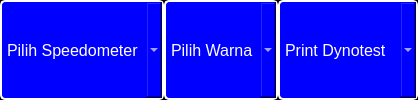
                     <widget class="QFrame" name="frame_17">
                      <property name="sizePolicy">
                       <sizepolicy hsizetype="Expanding" vsizetype="Expanding">
                        <horstretch>0</horstretch>
                        <verstretch>0</verstretch>
                       </sizepolicy>
                      </property>
                      <property name="styleSheet">
                       <string notr="true">background-color: rgb(0, 0, 0);</string>
                      </property>
                      <property name="frameShape">
                       <enum>QFrame::NoFrame</enum>
                      </property>
                      <property name="frameShadow">
                       <enum>QFrame::Raised</enum>
                      </property>
                      <layout class="QHBoxLayout" name="horizontalLayout_11">
                       <property name="spacing">
                        <number>0</number>
                       </property>
                       <property name="leftMargin">
                        <number>0</number>
                       </property>
                       <property name="topMargin">
                        <number>0</number>
                       </property>
                       <property name="rightMargin">
                        <number>0</number>
                       </property>
                       <property name="bottomMargin">
                        <number>0</number>
                       </property>
                       <item>
                        <widget class="QComboBox" name="pilih_speedometer">
                         <property name="sizePolicy">
                          <sizepolicy hsizetype="Expanding" vsizetype="Expanding">
                           <horstretch>0</horstretch>
                           <verstretch>0</verstretch>
                          </sizepolicy>
                         </property>
                         <property name="font">
                          <font>
                           <pointsize>-1</pointsize>
                          </font>
                         </property>
                         <property name="styleSheet">
                          <string notr="true">QComboBox {
    color: rgb(255, 255, 255); /* Warna teks */
    background-color: rgb(0, 0, 255); /* Warna latar belakang */
    border: 2px solid white; /* Border putih */
    border-radius: 5px; /* Sudut membulat */
    padding: 5px; /* Padding internal */
    font-size: 16px; /* Ukuran font */
}

QComboBox:hover {
    background-color: rgb(0, 102, 255); /* Warna saat hover */
}

QComboBox QAbstractItemView {
    color: rgb(0, 0, 0); /* Warna teks dalam dropdown */
    background-color: rgb(255, 255, 255); /* Warna latar dropdown */
    selection-background-color: rgb(0, 102, 255); /* Warna pilihan yang disorot */
    selection-color: rgb(255, 255, 255); /* Warna teks pilihan yang disorot */
    border: 1px solid rgb(200, 200, 200); /* Border dropdown */
    padding: 3px;
    font-size: 12px;
}
</string>
                         </property>
                         <item>
                          <property name="text">
                           <string>Pilih Speedometer</string>
                          </property>
                         </item>
                         <item>
                          <property name="text">
                           <string>RPM</string>
                          </property>
                         </item>
                         <item>
                          <property name="text">
                           <string>Power (W)</string>
                          </property>
                         </item>
                         <item>
                          <property name="text">
                           <string>Torsi (Nm)</string>
                          </property>
                         </item>
                        </widget>
                       </item>
                       <item>
                        <widget class="QComboBox" name="pilih_warna">
                         <property name="sizePolicy">
                          <sizepolicy hsizetype="Expanding" vsizetype="Expanding">
                           <horstretch>0</horstretch>
                           <verstretch>0</verstretch>
                          </sizepolicy>
                         </property>
                         <property name="font">
                          <font>
                           <pointsize>-1</pointsize>
                          </font>
                         </property>
                         <property name="styleSheet">
                          <string notr="true">QComboBox {
    color: rgb(255, 255, 255); /* Warna teks */
    background-color: rgb(0, 0, 255); /* Warna latar belakang */
    border: 2px solid white; /* Border putih */
    border-radius: 5px; /* Sudut membulat */
    padding: 5px; /* Padding internal */
    font-size: 16px; /* Ukuran font */
}

QComboBox:hover {
    background-color: rgb(0, 102, 255); /* Warna saat hover */
}

QComboBox QAbstractItemView {
    color: rgb(0, 0, 0); /* Warna teks dalam dropdown */
    background-color: rgb(255, 255, 255); /* Warna latar dropdown */
    selection-background-color: rgb(0, 102, 255); /* Warna pilihan yang disorot */
    selection-color: rgb(255, 255, 255); /* Warna teks pilihan yang disorot */
    border: 1px solid rgb(200, 200, 200); /* Border dropdown */
    padding: 3px;
    font-size: 12px;
}
</string>
                         </property>
                         <item>
                          <property name="text">
                           <string>Pilih Warna</string>
                          </property>
                         </item>
                         <item>
                          <property name="text">
                           <string>Biru</string>
                          </property>
                         </item>
                         <item>
                          <property name="text">
                           <string>Merah</string>
                          </property>
                         </item>
                         <item>
                          <property name="text">
                           <string>Hijau</string>
                          </property>
                         </item>
                         <item>
                          <property name="text">
                           <string>Kuning</string>
                          </property>
                         </item>
                         <item>
                          <property name="text">
                           <string>Ungu</string>
                          </property>
                         </item>
                         <item>
                          <property name="text">
                           <string>Ocean</string>
                          </property>
                         </item>
                         <item>
                          <property name="text">
                           <string>Sunset</string>
                          </property>
                         </item>
                         <item>
                          <property name="text">
                           <string>Midnight</string>
                          </property>
                         </item>
                         <item>
                          <property name="text">
                           <string>Neon</string>
                          </property>
                         </item>
                         <item>
                          <property name="text">
                           <string>Sakura</string>
                          </property>
                         </item>
                         <item>
                          <property name="text">
                           <string>Shonen</string>
                          </property>
                         </item>
                         <item>
                          <property name="text">
                           <string>Akatsuki</string>
                          </property>
                         </item>
                         <item>
                          <property name="text">
                           <string>Idol</string>
                          </property>
                         </item>
                        </widget>
                       </item>
                       <item>
                        <widget class="QComboBox" name="print_dynotest">
                         <property name="sizePolicy">
                          <sizepolicy hsizetype="Expanding" vsizetype="Expanding">
                           <horstretch>0</horstretch>
                           <verstretch>0</verstretch>
                          </sizepolicy>
                         </property>
                         <property name="font">
                          <font>
                           <pointsize>-1</pointsize>
                          </font>
                         </property>
                         <property name="layoutDirection">
                          <enum>Qt::LeftToRight</enum>
                         </property>
                         <property name="styleSheet">
                          <string notr="true">QComboBox {
    color: rgb(255, 255, 255); /* Warna teks */
    background-color: rgb(0, 0, 255); /* Warna latar belakang */
    border: 2px solid white; /* Border putih */
    border-radius: 5px; /* Sudut membulat */
    padding: 5px; /* Padding internal */
    font-size: 16px; /* Ukuran font */
}

QComboBox:hover {
    background-color: rgb(0, 102, 255); /* Warna saat hover */
}

QComboBox QAbstractItemView {
    color: rgb(0, 0, 0); /* Warna teks dalam dropdown */
    background-color: rgb(255, 255, 255); /* Warna latar dropdown */
    selection-background-color: rgb(0, 102, 255); /* Warna pilihan yang disorot */
    selection-color: rgb(255, 255, 255); /* Warna teks pilihan yang disorot */
    border: 1px solid rgb(200, 200, 200); /* Border dropdown */
    padding: 3px;
    font-size: 12px;
}

</string>
                         </property>
                         <item>
                          <property name="text">
                           <string>Print Dynotest</string>
                          </property>
                         </item>
                         <item>
                          <property name="text">
                           <string>Export to XLSX</string>
                          </property>
                         </item>
                         <item>
                          <property name="text">
                           <string>Export to CSV</string>
                          </property>
                         </item>
                         <item>
                          <property name="text">
                           <string>Export to PNG</string>
                          </property>
                         </item>
                         <item>
                          <property name="text">
                           <string>Export to PDF</string>
                          </property>
                         </item>
                        </widget>
                       </item>
                      </layout>
                     </widget>
